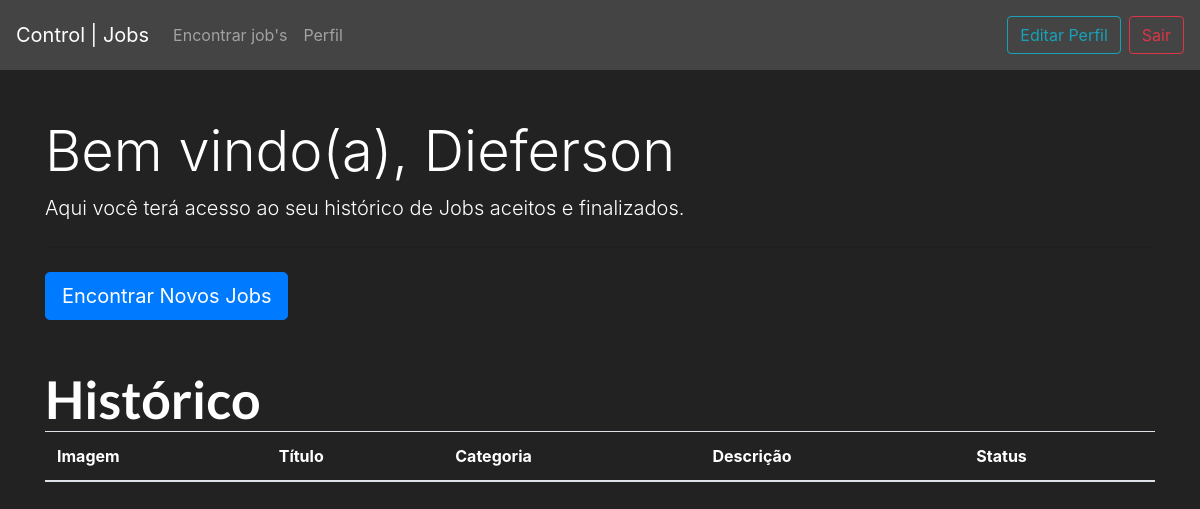
Page /jobs/perfil/ (signed in) on the earlier database version.
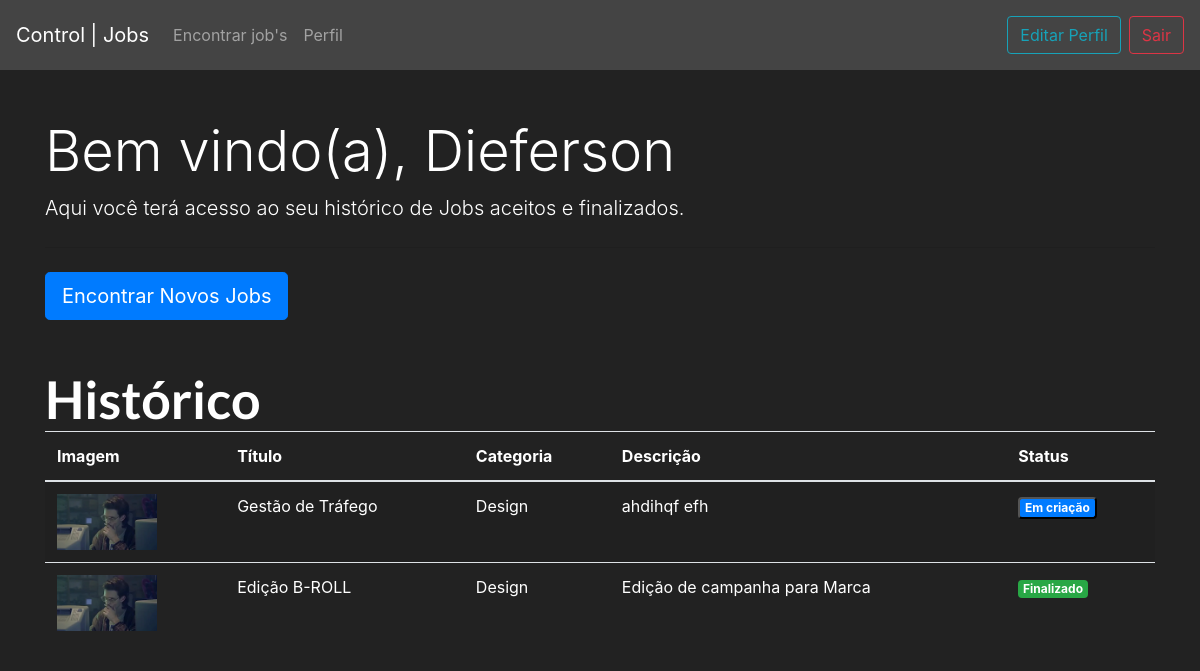
Same page on the later database version.
### jobs/models.py (models this page shows, shortened)
class Jobs(models.Model):
    categoria_choices = (('D', 'Design'),
                         ('EV', 'Edição de Vídeo'),
                         ('MD', 'Marketing Digital'),
                         ('LP', 'Landing Page'))
    status_choices = (('C', 'Em criação'),
                      ('AA', 'Aguardando aprovação'),
                      ('F', 'Finalizado'))
    titulo = models.CharField(max_length=200)
    descricao = models.TextField()
    categoria = models.CharField(max_length=4, choices=categoria_choices, default='D')
    prazo_entrega = models.DateTimeField()
    preco = models.FloatField()
    referencias = models.ManyToManyField(Referencias)
    profissional = models.ForeignKey(User, on_delete=models.DO_NOTHING, null=True, blank=True)
    reservado = models.BooleanField(default=False)
    status = models.CharField(max_length=2, default='C')
    arquivo_final = models.FileField(null=True, blank=True)

class Referencias(models.Model):
    arquivo = models.FileField(upload_to='Referencias')
    def __str__(self) -> str:
        return self.arquivo.url

### jobs/views.py (the view, shortened to what this page needs)
# urls.py: path('perfil/', views.perfil, name="perfil"),
@login_required(login_url='/auth/login')
def perfil(request):
    if request.method == "GET":
        jobs = Jobs.objects.filter(profissional=request.user)
        return render(request, 'perfil.html', {'jobs': jobs})

### jobs/templates/perfil.html (shortened to what this page needs)
{% extends 'base.html' %}
{% load static %}
{% block 'head' %}
        <link rel="stylesheet" href="{% static 'jobs/css/perfil.css' %}">
		<link rel="stylesheet" href="{% static 'jobs/css/encontrar_jobs.css' %}">
{% endblock %}
{% block 'body' %}
    <br>
    <br>
    <div class="container">
        <div class="jumbotronTitle">
            <h1 class="display-4">Bem vindo(a), {{user.username}}</h1>
            <p class="lead">Aqui você terá acesso ao seu histórico de Jobs aceitos e finalizados.</p>
            <hr class="my-4">
              <a class="btn btn-primary btn-lg" href="{% url 'encontrar_jobs' %}" role="button">Encontrar Novos Jobs</a>
          </div>
          <br>
          <br>
        <h4 class="titulo">Histórico</h4>
        <table style="background-color: #222; color: white;" class="table table-striped">
            <thead>
                <tr>
                <th scope="col">Imagem</th>
                <th scope="col">Título</th>
                <th scope="col">Categoria</th>
                <th scope="col">Descrição</th>
                <th scope="col">Status</th>
                </tr>
            </thead>
            <tbody>
                {% for job in jobs %}
                <tr>
                    <th scope="row"><img width="100px" src="{{job.referencias.all.0}}"></th>
                    <td>{{job.titulo}}</td>
                    <td>{% if job.categoria == 'D'%}
                        Design
                        {% else %}
                        Edição de vídeo
                        {% endif%}
                    </td>
                    <td>{{job.descricao}}</td>
                    <td>
                        {% if job.status == 'AA'%}
                           <span class="badge badge-info">Aguardando aprovação</span>
                        {% elif job.status == 'C' %}
                        <button class="badge badge-primary" data-toggle="modal" data-target="#modal-job-{{job.id}}">Em criação</button>
                        {% else %}
                            <span class="badge badge-success">Finalizado</span>
                        {% endif %}
                    </td>
                </tr>
            {% endfor %}
            </tbody>
        </table>
    </div>
{% endblock %}

### templates/base.html (shortened to what this page needs)
      <!doctype html>
      <html lang="en">
        <head>
          {% block 'head' %}
          {% endblock %}
          <link rel="stylesheet" href="https://cdn.jsdelivr.net/npm/bootstrap@4.6.1/dist/css/bootstrap.min.css">
        </head>
        <body class="fundo">
          {% if user.is_authenticated %}
      <nav style="background-color: #444;" class="navbar navbar-expand-lg navbar-dark justify-content-between">
      <a class="navbar-brand" href="#">
        <span>Control | Jobs</span></a>
      <div class="collapse navbar-collapse" id="navbarNav">
      <ul class="navbar-nav">
      <a class="nav-link" href="{% url 'encontrar_jobs' %}">Encontrar job's</a>
      <a class="nav-link" href="{% url 'perfil' %}">Perfil</a>
      </ul>
    </div>
    <a href="{% url 'editar_perfil' %}" class="btn btn-outline-info m-2">Editar Perfil</a>
    <a href="{% url 'logout' %}" class="btn btn-outline-danger">Sair</a>
      </nav>
      {% endif %}
          {% block 'body' %}{% endblock %}
        </body>
      </html>

### templates/static/jobs/css/perfil.css (style rules this page uses)
.jumbotronTitle { background-color: none; }

### templates/static/jobs/css/encontrar_jobs.css (style rules this page uses)
.fundo { background-color: #222; color: white; }
.titulo { font-family: 'Lato'; font-weight: bold; font-size: 52px; display: inline; color: #FFF; padding-bottom: 10px; }

Differences in the rows shown:
now on this page (row edited): Jobs: referencias.all.0 (picture), titulo "Gestão de Tráfego", categoria "Design", descricao "ahdihqf efh"
added Jobs: referencias.all.0 (picture), titulo "Edição B-ROLL", categoria "Design", descricao "Edição de campanha para Marca", status "Finalizado"
